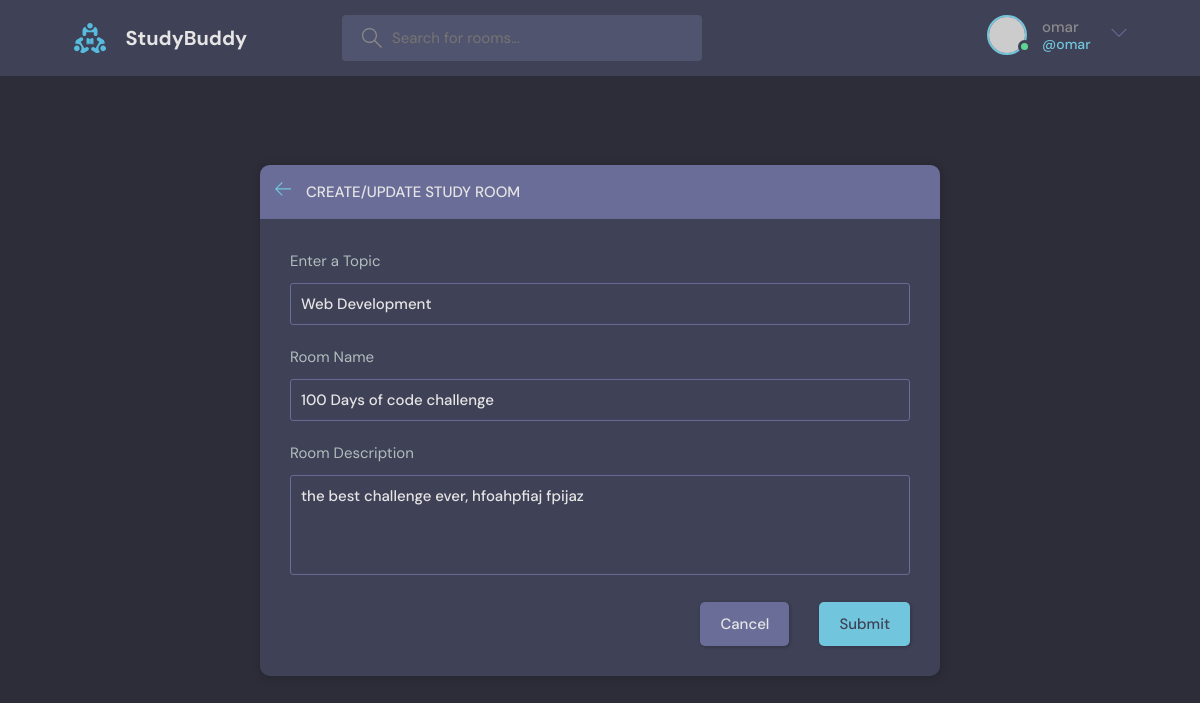
The page /update-room/2 (signed in) on the database its author committed.
### base_app/models.py (models this page shows, shortened)
class Room(models.Model):       #OEM: id gets created automatically
    host = models.ForeignKey(User, on_delete=models.SET_NULL, null=True)
    topic = models.ForeignKey(Topic, on_delete=models.SET_NULL, null=True)
    name = models.CharField(max_length=200)
    description = models.TextField(null=True, blank=True)
    participants = models.ManyToManyField(User, related_name='participants', blank=True)    #OEM: See what is the role of related_name
    updated = models.DateTimeField(auto_now=True)
    created = models.DateTimeField(auto_now_add=True)   #field change only the first time##
    class Meta:
        ordering = ['-updated', '-created']     #This specifies the order in which the rows will appear (if we remove '-' it will be from the oldest to the newest)

class Topic(models.Model):
    name = models.CharField(max_length=200)

### base_app/views.py (the view, shortened to what this page needs)
# urls.py: path('update-room/<str:pk>', views.updateRoom, name="update-room"),
@login_required(login_url='login')
def updateRoom(request, pk):
    room = Room.objects.get(id=pk)
    form = RoomForm(instance=room)          #OEM: pre-fill the Room to update by the existing data
    topics = Topic.objects.all()
    if request.user != room.host:
        return HttpResponse('You are not allowed here!')
    context = {'form': form, 'topics': topics, 'room': room}
    return render(request, 'base_app/room_form.html', context)

### base_app/forms.py
class RoomForm(ModelForm):
    class Meta:
        model = Room
        fields = "__all__"      #Create a form based on all fields of Room
        exclude = ['host' ,'participants']  #OEM: we exclude from the form, the following fields

### base_app/templates/base_app/room_form.html (shortened to what this page needs)
{% extends 'main.html' %}
{% block content %}
<main class="create-room layout">
  <div class="container">
    <div class="layout__box">
      <div class="layout__boxHeader">
        <div class="layout__boxTitle">
          <a href="{{request.META.HTTP_REFERER}}">
            <svg version="1.1" xmlns="http://www.w3.org/2000/svg" width="32" height="32" viewBox="0 0 32 32">
              <title>arrow-left</title>
              <path
                d="M13.723 2.286l-13.723 13.714 13.719 13.714 1.616-1.611-10.96-10.96h27.625v-2.286h-27.625l10.965-10.965-1.616-1.607z">
              </path>
            </svg>
          </a>
          <h3>Create/Update Study Room</h3>
        </div>
      </div>
      <div class="layout__body">
        <form class="form" action="" method="POST">
          <div class="form__group">
            <label for="room_topic">Enter a Topic</label>
            <input required type="text" value="{{room.topic.name}}" name="topic" list="topic-list" />
          </div>
          <div class="form__group">
            <label for="room_name">Room Name</label>
            {{form.name}}
          </div>
          <div class="form__group">
            <label for="room_description">Room Description</label>
            {{form.description}}
          </div>
          <div class="form__action">
            <a class="btn btn--dark" href="{{request.META.HTTP_REFERER}}">Cancel</a>
            <button class="btn btn--main" type="submit">Submit</button>
          </div>
        </form>
      </div>
    </div>
  </div>
</main>
{% endblock content %}

### templates/navbar.html (shortened to what this page needs)
{% load static %}
<header class="header header--loggedIn">
    <div class="container">
        <a href="{% url 'home' %}" class="header__logo">
          <img src="{% static 'images/logo.svg' %}" />
          <h1>StudyBuddy</h1>
        </a>
        <form class="header__search" method="GET" action="{% url 'home' %}">
            <label>
                    <input name=q placeholder="Search for rooms..." />
            </label>
        </form>
        <nav class="header__menu">
            {% if request.user.is_authenticated %}
            <div class="header__user">
                <a href="{% url 'user-profile' request.user.id %}">
                    <div class="avatar avatar--medium active">
                        <img src="https://randomuser.me/api/portraits/men/37.jpg" />
                    </div>
                    <p>{{ request.user.username }} <span>@{{ request.user }}</span></p>
                </a>
                <button class="dropdown-button">
                    <svg version="1.1" xmlns="http://www.w3.org/2000/svg" width="32" height="32" viewBox="0 0 32 32">
                        <title>chevron-down</title>
                        <path d="M16 21l-13-13h-3l16 16 16-16h-3l-13 13z"></path>
                    </svg>
                </button>
            </div>
            {% else %}
            <a href="{% url 'login' %}">
                <img src="{% static '/images/avatar.svg' %}" />
                <p>Login</p>
            </a>
            {% endif %}
        </nav>
    </div>
</header>

### rows shown on the page
Room: topic "Web Development", name "100 Days of code challenge", description "the best challenge ever, hfoahpfiaj fpijaz"

### other values the page prints
{{ request.user.username }} "omar"
{{ request.user }} "omar"
